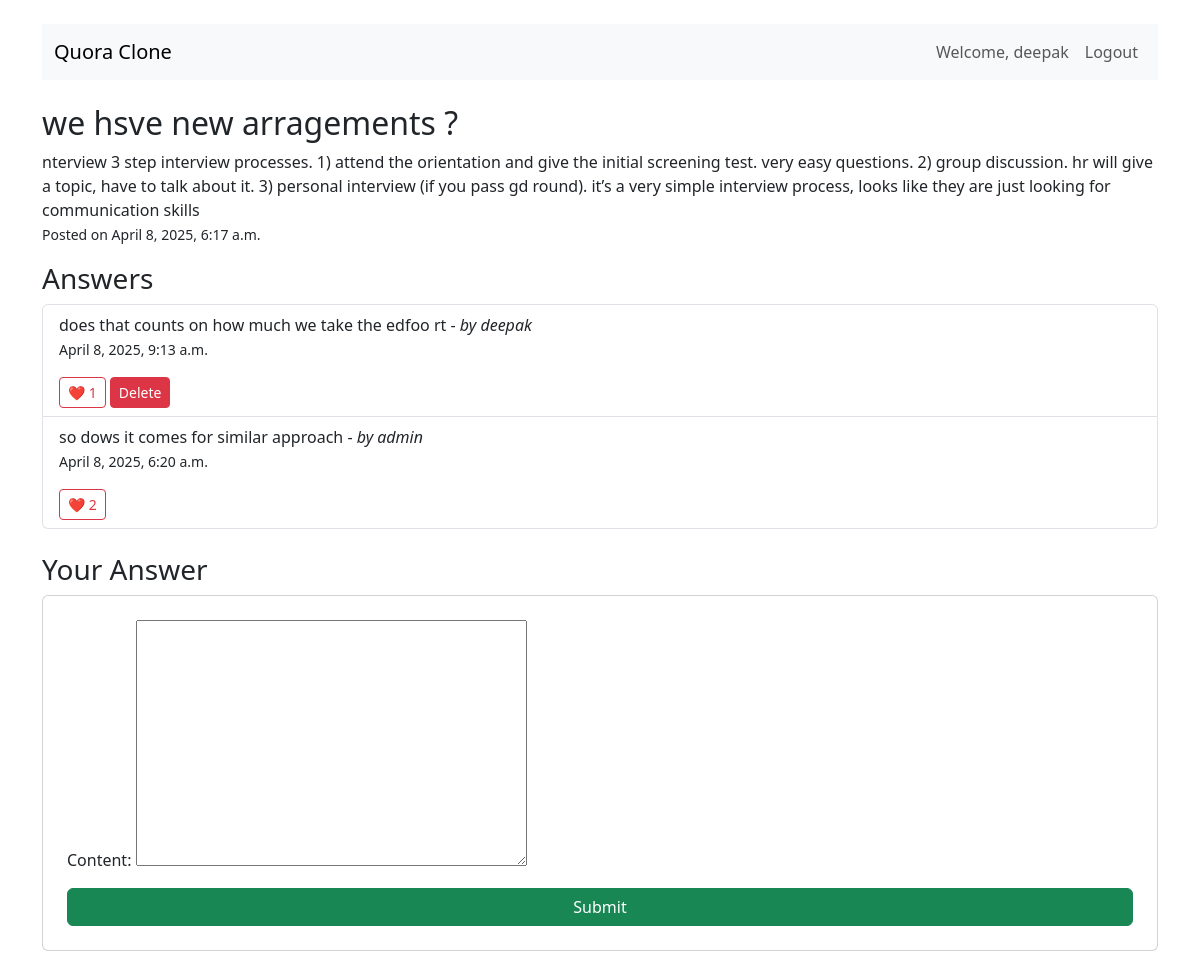
The app's page /question/1/ (signed in) with its own data.
### quora_clone/models.py (models this page shows, shortened)
class Question(models.Model):
    title = models.CharField(max_length=255)
    description = models.TextField()
    author = models.ForeignKey(User, on_delete=models.CASCADE, related_name='questions')
    created_at = models.DateTimeField(auto_now_add=True)

class Answer(models.Model):
    question = models.ForeignKey(Question, on_delete=models.CASCADE, related_name='answers')
    content = models.TextField()
    author = models.ForeignKey(User, on_delete=models.CASCADE)
    created_at = models.DateTimeField(auto_now_add=True)
    likes = models.ManyToManyField(User, related_name='liked_answers', blank=True)

### quora_clone/views.py (the view)
# urls.py: path('question/<int:question_id>/', views.question_detail, name='question_detail'),
@login_required
def question_detail(request, question_id):
    question = get_object_or_404(Question, id=question_id)
    answers = question.answers.all().order_by('-created_at')
    paginator = Paginator(answers, 3)
    page_number = request.GET.get('page')
    page_obj = paginator.get_page(page_number)
    if request.method == 'POST':
        form = AnswerForm(request.POST)
        if form.is_valid():
            answer = form.save(commit=False)
            answer.author = request.user
            answer.question = question
            answer.save()
            return redirect('question_detail', question_id=question.id)
    else:
        form = AnswerForm()
    return render(request, 'core/question_detail.html', {'question': question, 'form': form, 'answers': page_obj})

### quora_clone/forms.py
class AnswerForm(forms.ModelForm):
    class Meta:
        model = Answer
        fields = ['content']

### quora_clone/templates/core/question_detail.html (shortened to what this page needs)
{% extends 'core/base.html' %}
{% block content %}
<h2>{{ question.title }}</h2>
<p>{{ question.description }} <br><small>Posted on {{ question.created_at }}</small></p>
<h3>Answers</h3>
<ul id="answers-list" class="list-group mb-4">
{% for ans in answers %}
  <li class="list-group-item">
    <p>{{ ans.content }} - <em>by {{ ans.author.username }}</em><br><small>{{ ans.created_at }}</small></p>
    {% if user.is_authenticated %}
    <button class="btn btn-sm btn-outline-danger" onclick="likeAnswer({{ ans.id }})" id="like-btn-{{ ans.id }}">
      ❤️ <span id="like-count-{{ ans.id }}">{{ ans.likes.count }}</span>
    </button>
    {% if ans.author == user %}
      <button class="btn btn-danger btn-sm" onclick="openDeleteModal('answer', {{ ans.id }})">
        Delete
      </button>
    {% endif %}
  {% else %}
    <a href="{% url 'signup' %}">Login to like</a>
  {% endif %}
  </li>
{% endfor %}
</ul>
{% if user.is_authenticated %}
<h3 class="mt-4">Your Answer</h3>
<form method="post" class="card p-4 mt-2">{% csrf_token %}{{ form.as_p }}<button type="submit" class="btn btn-success">Submit</button></form>
{% else %}
<p class="mt-3"><a href="{% url 'signup' %}" class="btn btn-outline-secondary">Login to answer this question</a></p>
{% endif %}
{% endblock %}

### quora_clone/templates/core/base.html (shortened to what this page needs)
<!DOCTYPE html>
<html>
<head>
  <link href="https://cdn.jsdelivr.net/npm/bootstrap@5.3.0/dist/css/bootstrap.min.css" rel="stylesheet">
  <link href="https://cdn.jsdelivr.net/npm/bootstrap-icons@1.10.5/font/bootstrap-icons.css" rel="stylesheet">
</head>
<body class="container py-4">
  <nav class="navbar navbar-expand-lg navbar-light bg-light mb-4">
    <div class="container-fluid">
      <a class="navbar-brand" href="/">Quora Clone</a>
      <div class="collapse navbar-collapse">
        <ul class="navbar-nav ms-auto">
          {% if user.is_authenticated %}
            <li class="nav-item"><a class="nav-link" href="#">Welcome, {{ user.username }}</a></li>
            <li class="nav-item"><a class="nav-link" href="{% url 'logout' %}">Logout</a></li>
          {% else %}
            <li class="nav-item"><a class="nav-link" href="{% url 'login' %}">Login</a></li>
            <li class="nav-item"><a class="nav-link" href="{% url 'signup' %}">Signup</a></li>
          {% endif %}
        </ul>
      </div>
    </div>
  </nav>
  {% block content %}{% endblock %}
</body>
</html>

### records on screen
Question: title "we hsve new arragements ?", description "nterview 3 step interview processes. 1) attend the orientation and give the initial screening test. very easy questions. 2) group discussion. hr will give a topic, have to talk about it. 3) personal interview (if you pass gd round). it’s a very simple interview process, looks like they are just looking for communication skills", created_at "April 8, 2025, 6:17 a.m."
Answer: content "does that counts on how much we take the edfoo rt", author.username "deepak", created_at "April 8, 2025, 9:13 a.m.", likes.count "1"
Answer: content "so dows it comes for similar approach", author.username "admin", created_at "April 8, 2025, 6:20 a.m.", likes.count "2"

### other values on screen
{{ user.username }} "deepak"
